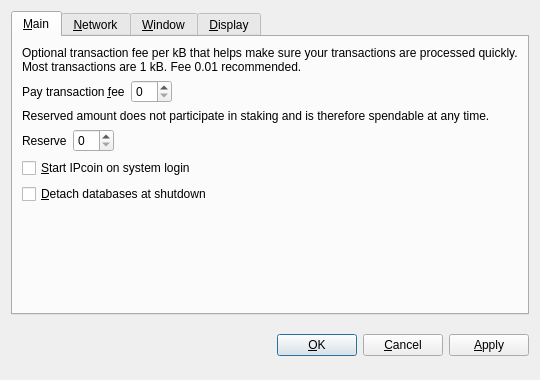
<?xml version="1.0" encoding="UTF-8"?>
<ui version="4.0">
 <class>OptionsDialog</class>
 <widget class="QDialog" name="OptionsDialog">
  <property name="geometry">
   <rect>
    <x>0</x>
    <y>0</y>
    <width>540</width>
    <height>380</height>
   </rect>
  </property>
  <property name="windowTitle">
   <string>Options</string>
  </property>
  <property name="modal">
   <bool>true</bool>
  </property>
  <layout class="QVBoxLayout" name="verticalLayout">
   <item>
    <widget class="QTabWidget" name="tabWidget">
     <property name="tabPosition">
      <enum>QTabWidget::North</enum>
     </property>
     <property name="currentIndex">
      <number>0</number>
     </property>
     <widget class="QWidget" name="tabMain">
      <attribute name="title">
       <string>&amp;Main</string>
      </attribute>
      <layout class="QVBoxLayout" name="verticalLayout_Main">
       <item>
        <widget class="QLabel" name="transactionFeeInfoLabel">
         <property name="text">
          <string>Optional transaction fee per kB that helps make sure your transactions are processed quickly. Most transactions are 1 kB. Fee 0.01 recommended.</string>
         </property>
         <property name="textFormat">
          <enum>Qt::PlainText</enum>
         </property>
         <property name="wordWrap">
          <bool>true</bool>
         </property>
        </widget>
       </item>
       <item>
        <layout class="QHBoxLayout" name="horizontalLayoutFee">
         <item>
          <widget class="QLabel" name="transactionFeeLabel">
           <property name="text">
            <string>Pay transaction &amp;fee</string>
           </property>
           <property name="textFormat">
            <enum>Qt::PlainText</enum>
           </property>
           <property name="buddy">
            <cstring>transactionFee</cstring>
           </property>
          </widget>
         </item>
         <item>
          <widget class="BitcoinAmountField" name="transactionFee"/>
         </item>
         <item>
          <spacer name="horizontalSpacerFee">
           <property name="orientation">
            <enum>Qt::Horizontal</enum>
           </property>
           <property name="sizeHint" stdset="0">
            <size>
             <width>40</width>
             <height>20</height>
            </size>
           </property>
          </spacer>
         </item>
        </layout>
       </item>
       <item>
        <widget class="QLabel" name="reserveBalanceInfoLabel">
         <property name="text">
          <string>Reserved amount does not participate in staking and is therefore spendable at any time.</string>
         </property>
         <property name="textFormat">
          <enum>Qt::PlainText</enum>
         </property>
         <property name="wordWrap">
          <bool>true</bool>
         </property>
        </widget>
       </item>
       <item>
        <layout class="QHBoxLayout" name="horizontalLayoutReserveBalance">
         <item>
          <widget class="QLabel" name="reserveBalanceLabel">
           <property name="text">
            <string>Reserve</string>
           </property>
           <property name="textFormat">
            <enum>Qt::PlainText</enum>
           </property>
           <property name="buddy">
            <cstring>reserveBalance</cstring>
           </property>
          </widget>
         </item>
         <item>
          <widget class="BitcoinAmountField" name="reserveBalance"/>
         </item>
         <item>
          <spacer name="horizontalSpacerReserveBalance">
           <property name="orientation">
            <enum>Qt::Horizontal</enum>
           </property>
           <property name="sizeHint" stdset="0">
            <size>
             <width>40</width>
             <height>20</height>
            </size>
           </property>
          </spacer>
         </item>
        </layout>
       </item>
       <item>
        <widget class="QCheckBox" name="bitcoinAtStartup">
         <property name="toolTip">
          <string>Automatically start IPcoin after logging in to the system.</string>
         </property>
         <property name="text">
          <string>&amp;Start IPcoin on system login</string>
         </property>
        </widget>
       </item>
       <item>
        <widget class="QCheckBox" name="detachDatabases">
         <property name="toolTip">
          <string>Detach block and address databases at shutdown. This means they can be moved to another data directory, but it slows down shutdown. The wallet is always detached.</string>
         </property>
         <property name="text">
          <string>&amp;Detach databases at shutdown</string>
         </property>
        </widget>
       </item>
       <item>
        <spacer name="verticalSpacer_Main">
         <property name="orientation">
          <enum>Qt::Vertical</enum>
         </property>
         <property name="sizeHint" stdset="0">
          <size>
           <width>20</width>
           <height>40</height>
          </size>
         </property>
        </spacer>
       </item>
      </layout>
     </widget>
     <widget class="QWidget" name="tabNetwork">
      <attribute name="title">
       <string>&amp;Network</string>
      </attribute>
      <layout class="QVBoxLayout" name="verticalLayout_Network">
       <item>
        <widget class="QCheckBox" name="mapPortUpnp">
         <property name="toolTip">
          <string>Automatically open the IPcoin client port on the router. This only works when your router supports UPnP and it is enabled.</string>
         </property>
         <property name="text">
          <string>Map port using &amp;UPnP</string>
         </property>
        </widget>
       </item>
       <item>
        <widget class="QCheckBox" name="connectSocks">
         <property name="toolTip">
          <string>Connect to the IPcoin network through a SOCKS proxy (e.g. when connecting through Tor).</string>
         </property>
         <property name="text">
          <string>&amp;Connect through SOCKS proxy:</string>
         </property>
        </widget>
       </item>
       <item>
        <layout class="QHBoxLayout" name="horizontalLayout_Network">
         <item>
          <widget class="QLabel" name="proxyIpLabel">
           <property name="text">
            <string>Proxy &amp;IP:</string>
           </property>
           <property name="textFormat">
            <enum>Qt::PlainText</enum>
           </property>
           <property name="buddy">
            <cstring>proxyIp</cstring>
           </property>
          </widget>
         </item>
         <item>
          <widget class="QValidatedLineEdit" name="proxyIp">
           <property name="maximumSize">
            <size>
             <width>140</width>
             <height>16777215</height>
            </size>
           </property>
           <property name="toolTip">
            <string>IP address of the proxy (e.g. 127.0.0.1)</string>
           </property>
          </widget>
         </item>
         <item>
          <widget class="QLabel" name="proxyPortLabel">
           <property name="text">
            <string>&amp;Port:</string>
           </property>
           <property name="textFormat">
            <enum>Qt::PlainText</enum>
           </property>
           <property name="buddy">
            <cstring>proxyPort</cstring>
           </property>
          </widget>
         </item>
         <item>
          <widget class="QLineEdit" name="proxyPort">
           <property name="maximumSize">
            <size>
             <width>55</width>
             <height>16777215</height>
            </size>
           </property>
           <property name="toolTip">
            <string>Port of the proxy (e.g. 9050)</string>
           </property>
          </widget>
         </item>
         <item>
          <widget class="QLabel" name="socksVersionLabel">
           <property name="text">
            <string>SOCKS &amp;Version:</string>
           </property>
           <property name="textFormat">
            <enum>Qt::PlainText</enum>
           </property>
           <property name="buddy">
            <cstring>socksVersion</cstring>
           </property>
          </widget>
         </item>
         <item>
          <widget class="QValueComboBox" name="socksVersion">
           <property name="toolTip">
            <string>SOCKS version of the proxy (e.g. 5)</string>
           </property>
          </widget>
         </item>
         <item>
          <spacer name="horizontalSpacer_Network">
           <property name="orientation">
            <enum>Qt::Horizontal</enum>
           </property>
           <property name="sizeHint" stdset="0">
            <size>
             <width>40</width>
             <height>20</height>
            </size>
           </property>
          </spacer>
         </item>
        </layout>
       </item>
       <item>
        <spacer name="verticalSpacer_Network">
         <property name="orientation">
          <enum>Qt::Vertical</enum>
         </property>
         <property name="sizeHint" stdset="0">
          <size>
           <width>20</width>
           <height>40</height>
          </size>
         </property>
        </spacer>
       </item>
      </layout>
     </widget>
     <widget class="QWidget" name="tabWindow">
      <attribute name="title">
       <string>&amp;Window</string>
      </attribute>
      <layout class="QVBoxLayout" name="verticalLayout_Window">
       <item>
        <widget class="QCheckBox" name="minimizeToTray">
         <property name="toolTip">
          <string>Show only a tray icon after minimizing the window.</string>
         </property>
         <property name="text">
          <string>&amp;Minimize to the tray instead of the taskbar</string>
         </property>
        </widget>
       </item>
       <item>
        <widget class="QCheckBox" name="minimizeOnClose">
         <property name="toolTip">
          <string>Minimize instead of exit the application when the window is closed. When this option is enabled, the application will be closed only after selecting Quit in the menu.</string>
         </property>
         <property name="text">
          <string>M&amp;inimize on close</string>
         </property>
        </widget>
       </item>
       <item>
        <spacer name="verticalSpacer_Window">
         <property name="orientation">
          <enum>Qt::Vertical</enum>
         </property>
         <property name="sizeHint" stdset="0">
          <size>
           <width>20</width>
           <height>40</height>
          </size>
         </property>
        </spacer>
       </item>
      </layout>
     </widget>
     <widget class="QWidget" name="tabDisplay">
      <attribute name="title">
       <string>&amp;Display</string>
      </attribute>
      <layout class="QVBoxLayout" name="verticalLayout_Display">
       <item>
        <layout class="QHBoxLayout" name="horizontalLayout_1_Display">
         <item>
          <widget class="QLabel" name="langLabel">
           <property name="text">
            <string>User Interface &amp;language:</string>
           </property>
           <property name="textFormat">
            <enum>Qt::PlainText</enum>
           </property>
           <property name="buddy">
            <cstring>lang</cstring>
           </property>
          </widget>
         </item>
         <item>
          <widget class="QValueComboBox" name="lang">
           <property name="toolTip">
            <string>The user interface language can be set here. This setting will take effect after restarting IPcoin.</string>
           </property>
          </widget>
         </item>
        </layout>
       </item>
       <item>
        <layout class="QHBoxLayout" name="horizontalLayout_2_Display">
         <item>
          <widget class="QLabel" name="unitLabel">
           <property name="text">
            <string>&amp;Unit to show amounts in:</string>
           </property>
           <property name="textFormat">
            <enum>Qt::PlainText</enum>
           </property>
           <property name="buddy">
            <cstring>unit</cstring>
           </property>
          </widget>
         </item>
         <item>
          <widget class="QValueComboBox" name="unit">
           <property name="toolTip">
            <string>Choose the default subdivision unit to show in the interface and when sending coins.</string>
           </property>
          </widget>
         </item>
        </layout>
       </item>
       <item>
        <widget class="QCheckBox" name="displayAddresses">
         <property name="toolTip">
          <string>Whether to show IPcoin addresses in the transaction list or not.</string>
         </property>
         <property name="text">
          <string>&amp;Display addresses in transaction list</string>
         </property>
        </widget>
       </item>
       <item>
        <widget class="QCheckBox" name="coinControlFeatures">
         <property name="toolTip">
          <string>Whether to show coin control features or not.</string>
         </property>
         <property name="text">
          <string>Display coin &amp;control features (experts only!)</string>
         </property>
        </widget>
       </item>
       <item>
        <spacer name="verticalSpacer_Display">
         <property name="orientation">
          <enum>Qt::Vertical</enum>
         </property>
         <property name="sizeHint" stdset="0">
          <size>
           <width>20</width>
           <height>40</height>
          </size>
         </property>
        </spacer>
       </item>
      </layout>
     </widget>
    </widget>
   </item>
   <item>
    <layout class="QHBoxLayout" name="horizontalLayout_Buttons">
     <item>
      <spacer name="horizontalSpacer_1">
       <property name="orientation">
        <enum>Qt::Horizontal</enum>
       </property>
       <property name="sizeHint" stdset="0">
        <size>
         <width>40</width>
         <height>48</height>
        </size>
       </property>
      </spacer>
     </item>
     <item>
      <widget class="QLabel" name="statusLabel">
       <property name="font">
        <font>
         <weight>75</weight>
         <bold>true</bold>
        </font>
       </property>
       <property name="text">
        <string/>
       </property>
       <property name="textFormat">
        <enum>Qt::PlainText</enum>
       </property>
       <property name="wordWrap">
        <bool>true</bool>
       </property>
      </widget>
     </item>
     <item>
      <spacer name="horizontalSpacer_2">
       <property name="orientation">
        <enum>Qt::Horizontal</enum>
       </property>
       <property name="sizeHint" stdset="0">
        <size>
         <width>40</width>
         <height>48</height>
        </size>
       </property>
      </spacer>
     </item>
     <item>
      <widget class="QPushButton" name="okButton">
       <property name="text">
        <string>&amp;OK</string>
       </property>
      </widget>
     </item>
     <item>
      <widget class="QPushButton" name="cancelButton">
       <property name="text">
        <string>&amp;Cancel</string>
       </property>
       <property name="autoDefault">
        <bool>false</bool>
       </property>
      </widget>
     </item>
     <item>
      <widget class="QPushButton" name="applyButton">
       <property name="text">
        <string>&amp;Apply</string>
       </property>
       <property name="autoDefault">
        <bool>false</bool>
       </property>
      </widget>
     </item>
    </layout>
   </item>
  </layout>
 </widget>
 <customwidgets>
  <customwidget>
   <class>BitcoinAmountField</class>
   <extends>QSpinBox</extends>
   <header>bitcoinamountfield.h</header>
  </customwidget>
  <customwidget>
   <class>QValueComboBox</class>
   <extends>QComboBox</extends>
   <header>qvaluecombobox.h</header>
  </customwidget>
  <customwidget>
   <class>QValidatedLineEdit</class>
   <extends>QLineEdit</extends>
   <header>qvalidatedlineedit.h</header>
  </customwidget>
 </customwidgets>
 <resources/>
 <connections/>
</ui>
